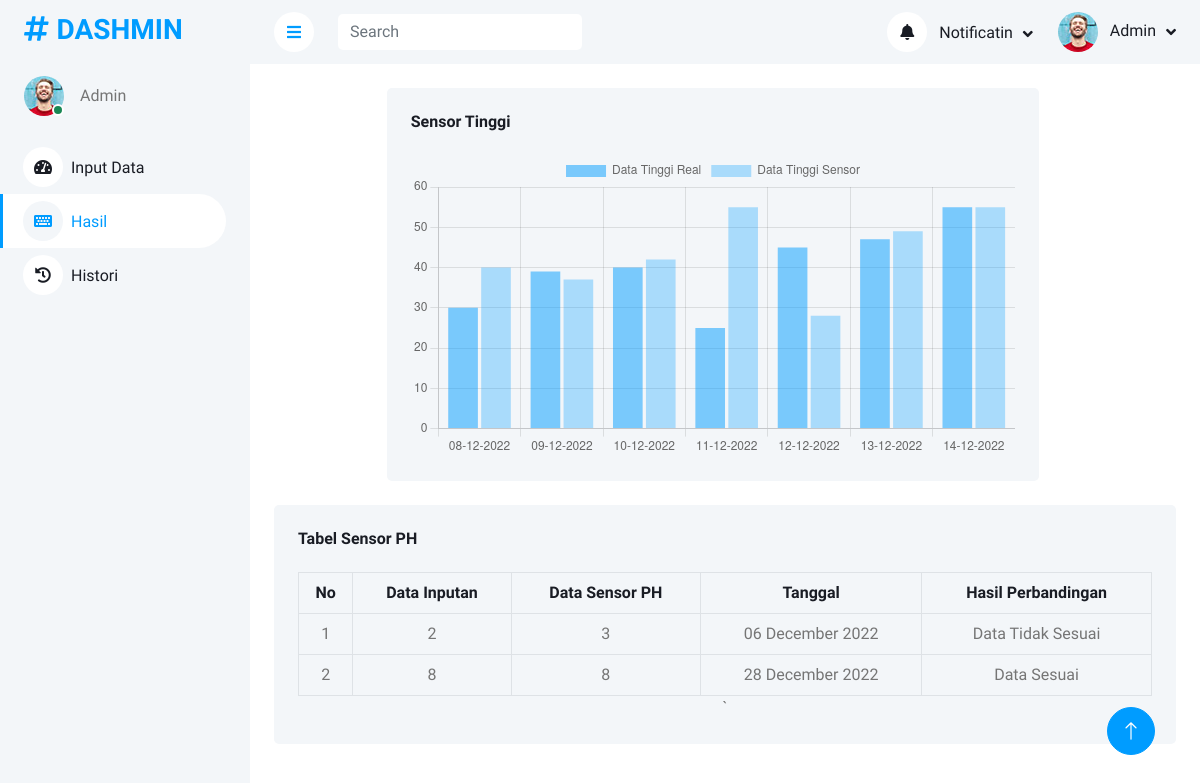
The page /hasil.php (signed in) on the database its author committed.
### tables this page shows
CREATE TABLE `ph`  (
  `data` varchar(10) NULL DEFAULT NULL,
  `tanggal` date NULL DEFAULT NULL
);

CREATE TABLE `sensor_ph`  (
  `data_sensor` varchar(10) NULL DEFAULT NULL,
  `tanggal_sensor` date NULL DEFAULT NULL
);

### hasil.php (the view, shortened to what this page needs)
<!DOCTYPE html>
<html lang="en">
<?php
include 'header.php';
include "config.php";
$tinggi_real = mysqli_query($kon, "SELECT * FROM tinggi");
while($row = mysqli_fetch_array($tinggi_real)){
    $tanggal1 = $row['tanggal1'];
    $tanggal2 = $row['tanggal2'];
    $tanggal3 = $row['tanggal3'];
    $tanggal4 = $row['tanggal4'];
    $tanggal5 = $row['tanggal5'];
    $tanggal6 = $row['tanggal6'];
    $tanggal7 = $row['tanggal7'];
}
?>
<body>
    <div class="container-xxl position-relative bg-white d-flex p-0">
        <?php
        include 'sidebar.php';
        ?>
        <div class="content">
            <?php
            include 'navbar.php';
            ?>
            <div class="container-fluid pt-4 px-4">
                <div class="row g-4">
                    <div class="row justify-content-center">
                        <div class="col-9 pt-4 mb-4">
                            <div class="bg-light rounded h-100 p-4 ">
                                <div class="d-flex align-items-center justify-content-between mb-4">
                                    <h6 class="mb-0">Sensor Tinggi</h6>
                                    </div>
                                    <canvas id="grafik_hasil"></canvas>
                                </div>
                            </div>
                        </div>
                    </div>
                    <div class="bg-light text-center rounded p-4 pt-4">
                        <div class="d-flex align-items-center justify-content-between mb-4">
                            <h6 class="mb-0">Tabel Sensor PH</h6>
                        </div>
                        <div class="table-responsive">
                            <table class="table text-start align-middle table-bordered table-hover mb-0 text-center">
                                <thead>
                                    <tr class="text-dark">
                                        <th scope="col">No</th>
                                        <th scope="col">Data Inputan</th>
                                        <th scope="col">Data Sensor PH</th>
                                        <th scope="col">Tanggal</th>
                                        <th scope="col">Hasil Perbandingan</th>
                                    </tr>
                                </thead>
                                <tbody>
                                    <?php
                                        include 'config.php';
                                        $no=1;
                                        $tabel_ph = mysqli_query($kon,"select * from ph inner join sensor_ph on ph.tanggal=sensor_ph.tanggal_sensor");
                                        while($row = mysqli_fetch_array($tabel_ph))
                                        {
                                            $data_input = $row['data'];
                                            $data_sensor = $row['data_sensor'];
                                            $tanggal = $row['tanggal_sensor'];
                                            if($data_input == $data_sensor){
                                                $perbandingan = 'Data Sesuai';
                                            } else {
                                                $perbandingan = 'Data Tidak Sesuai';
                                            }
                                            echo "<tr>
                                            <td>".$no++."</td>
                                            <td>".$data_input."</td>
                                            <td>".$data_sensor."</td>
                                            <td>".date("d F Y",strtotime($tanggal))."</td>
                                            <td>".$perbandingan."</td>
                                            </tr>";
                                        }
                                    ?>
                                </tbody>
                            </table>
                        </div>`
                    </div>
                </div>
            </div>
        </div>
        <a href="#" class="btn btn-lg btn-primary btn-lg-square back-to-top"><i class="bi bi-arrow-up"></i></a>
    <script>
        var ctx1 = $("#grafik_hasil").get(0).getContext("2d");
            var myChart1 = new Chart(ctx1, {
                type: "bar",
                data: {
                    labels:[
                            <?php echo json_encode(date("d-m-Y",strtotime($tanggal1))); ?>,
                            <?php echo json_encode(date("d-m-Y",strtotime($tanggal2))); ?>,
                            <?php echo json_encode(date("d-m-Y",strtotime($tanggal3))); ?>,
                            <?php echo json_encode(date("d-m-Y",strtotime($tanggal4))); ?>,
                            <?php echo json_encode(date("d-m-Y",strtotime($tanggal5))); ?>,
                            <?php echo json_encode(date("d-m-Y",strtotime($tanggal6))); ?>,
                            <?php echo json_encode(date("d-m-Y",strtotime($tanggal7))); ?>,
                        ],
                    datasets: [{
                            label: "Data Tinggi Real",
                            data: [
                                    <?php
                                        $query = mysqli_query($kon,"SELECT * FROM tinggi");
                                        while($row = mysqli_fetch_array($query)){
                                            $data_real = $row['data1'];
                                        }
                                        echo json_encode($data_real);
                                    ?>,
                                    <?php
                                        $query = mysqli_query($kon,"SELECT * FROM tinggi");
                                        while($row = mysqli_fetch_array($query)){
                                            $data_real = $row['data2'];
                                        }
                                        echo json_encode($data_real);
                                    ?>,
                                    <?php
                                        $query = mysqli_query($kon,"SELECT * FROM tinggi");
                                        while($row = mysqli_fetch_array($query)){
                                            $data_real = $row['data3'];
                                        }
                                        echo json_encode($data_real);
                                    ?>,
                                    <?php
                                        $query = mysqli_query($kon,"SELECT * FROM tinggi");
                                        while($row = mysqli_fetch_array($query)){
                                            $data_real = $row['data4'];
                                        }
                                        echo json_encode($data_real);
                                    ?>,
                                    <?php
                                        $query = mysqli_query($kon,"SELECT * FROM tinggi");
                                        while($row = mysqli_fetch_array($query)){
                                            $data_real = $row['data5'];
                                        }
                                        echo json_encode($data_real);
                                    ?>,
                                    <?php
                                        $query = mysqli_query($kon,"SELECT * FROM tinggi");
                                        while($row = mysqli_fetch_array($query)){
                                            $data_real = $row['data6'];
                                        }
                                        echo json_encode($data_real);
                                    ?>,
                                    <?php
                                        $query = mysqli_query($kon,"SELECT * FROM tinggi");
                                        while($row = mysqli_fetch_array($query)){
                                            $data_real = $row['data7'];
                                        }
                                        echo json_encode($data_real);
                                    ?>,
                                ],
                            backgroundColor: "rgba(0, 156, 255, .5)"
                        },
                        {
                            label: "Data Tinggi Sensor",
                            data: [
                                    <?php
                                        $query = mysqli_query($kon,"SELECT data, tanggal from sensor_tinggi
                                        INNER JOIN tinggi ON sensor_tinggi.tanggal=tinggi.tanggal1");
                                        while($row = mysqli_fetch_array($query)){
                                            $data_sensor = $row['data'];
                                        }
                                        echo json_encode($data_sensor);
                                    ?>,
                                    <?php
                                        $query = mysqli_query($kon,"SELECT data, tanggal from sensor_tinggi
                                        INNER JOIN tinggi ON sensor_tinggi.tanggal=tinggi.tanggal2");
                                        while($row = mysqli_fetch_array($query)){
                                            $data_sensor = $row['data'];
                                        }
                                        echo json_encode($data_sensor);
                                    ?>,
                                    <?php
                                        $query = mysqli_query($kon,"SELECT data, tanggal from sensor_tinggi
                                        INNER JOIN tinggi ON sensor_tinggi.tanggal=tinggi.tanggal3");
                                        while($row = mysqli_fetch_array($query)){
                                            $data_sensor = $row['data'];
                                        }
                                        echo json_encode($data_sensor);
                                    ?>,
                                    <?php
                                        $query = mysqli_query($kon,"SELECT data, tanggal from sensor_tinggi
                                        INNER JOIN tinggi ON sensor_tinggi.tanggal=tinggi.tanggal4");
                                        while($row = mysqli_fetch_array($query)){
                                            $data_sensor = $row['data'];
                                        }
                                        echo json_encode($data_sensor);
                                    ?>,
                                    <?php
                                        $query = mysqli_query($kon,"SELECT data, tanggal from sensor_tinggi
                                        INNER JOIN tinggi ON sensor_tinggi.tanggal=tinggi.tanggal5");
                                        while($row = mysqli_fetch_array($query)){
                                            $data_sensor = $row['data'];
                                        }
                                        echo json_encode($data_sensor);
                                    ?>,
                                    <?php
                                        $query = mysqli_query($kon,"SELECT data, tanggal from sensor_tinggi
                                        INNER JOIN tinggi ON sensor_tinggi.tanggal=tinggi.tanggal6");
                                        while($row = mysqli_fetch_array($query)){
                                            $data_sensor = $row['data'];
                                        }
                                        echo json_encode($data_sensor);
                                    ?>,
                                    <?php
                                        $query = mysqli_query($kon,"SELECT data, tanggal from sensor_tinggi
                                        INNER JOIN tinggi ON sensor_tinggi.tanggal=tinggi.tanggal7");
                                        while($row = mysqli_fetch_array($query)){
                                            $data_sensor = $row['data'];
                                        }
                                        echo json_encode($data_sensor);
                                    ?>,
                                ],
                            backgroundColor: "rgba(0, 156, 255, .3)"
                        },
                    ]
                    },
                options: {
                    responsive: true
                }
            });
    </script>
</body>
</html>

### css/style.css (style rules this page uses)
:root { --primary: #009CFF; --light: #F3F6F9; --dark: #191C24; }
.back-to-top { position: fixed; display: none; right: 45px; bottom: 45px; z-index: 99; }
.btn { transition: .5s; }
.btn.btn-primary { color: #FFFFFF; }
.btn-lg-square { width: 48px; height: 48px; }
.btn-square, .btn-sm-square, .btn-lg-square { padding: 0; display: inline-flex; align-items: center; justify-content: center; font-weight: normal; border-radius: 50px; }
.content { margin-left: 250px; min-height: 100vh; background: #FFFFFF; transition: 0.5s; }
@media (min-width: 992px) { .content { width: calc(100% - 250px); } }

### rows shown on the page
ph: data "2", sensor_ph.data_sensor "3", sensor_ph.tanggal_sensor "06 December 2022", data.data_sensor "Data Tidak Sesuai"
ph: data "8", sensor_ph.data_sensor "8", sensor_ph.tanggal_sensor "28 December 2022", data.data_sensor "Data Sesuai"

### other values the page prints
chart data {{ json_encode(date("d-m-Y",strtotime($tanggal1))) }} "08-12-2022"
chart data {{ json_encode(date("d-m-Y",strtotime($tanggal2))) }} "09-12-2022"
chart data {{ json_encode(date("d-m-Y",strtotime($tanggal3))) }} "10-12-2022"
chart data {{ json_encode(date("d-m-Y",strtotime($tanggal4))) }} "11-12-2022"
